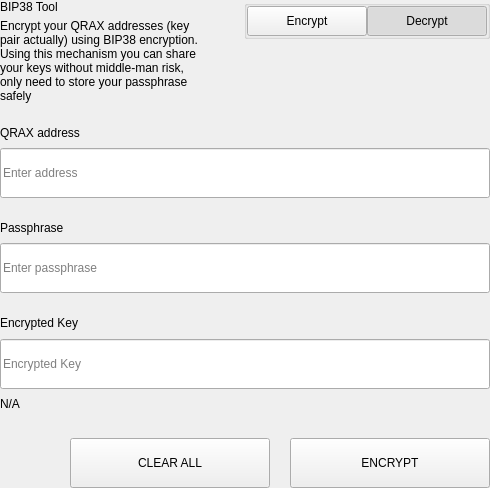
<?xml version="1.0" encoding="UTF-8"?>
<ui version="4.0">
 <class>SettingsBitToolWidget</class>
 <widget class="QWidget" name="SettingsBitToolWidget">
  <property name="geometry">
   <rect>
    <x>0</x>
    <y>0</y>
    <width>490</width>
    <height>488</height>
   </rect>
  </property>
  <property name="windowTitle">
   <string>Form</string>
  </property>
  <layout class="QVBoxLayout" name="verticalLayout">
   <property name="spacing">
    <number>0</number>
   </property>
   <property name="leftMargin">
    <number>0</number>
   </property>
   <property name="topMargin">
    <number>0</number>
   </property>
   <property name="rightMargin">
    <number>0</number>
   </property>
   <property name="bottomMargin">
    <number>0</number>
   </property>
   <item>
    <widget class="QWidget" name="left" native="true">
     <layout class="QVBoxLayout" name="verticalLayout_3">
      <property name="leftMargin">
       <number>0</number>
      </property>
      <property name="topMargin">
       <number>0</number>
      </property>
      <property name="rightMargin">
       <number>0</number>
      </property>
      <property name="bottomMargin">
       <number>0</number>
      </property>
      <item>
       <layout class="QVBoxLayout" name="verticalLayout_2">
        <property name="spacing">
         <number>0</number>
        </property>
        <item>
         <layout class="QHBoxLayout" name="horizontalLayout_3" stretch="3,1">
          <property name="spacing">
           <number>40</number>
          </property>
          <item>
           <layout class="QVBoxLayout" name="verticalLayoutTitle">
            <property name="spacing">
             <number>5</number>
            </property>
            <item>
             <widget class="QLabel" name="labelTitle">
              <property name="text">
               <string>BIP38 Tool</string>
              </property>
             </widget>
            </item>
            <item>
             <widget class="QLabel" name="labelSubtitle1">
              <property name="text">
               <string>Encrypt your QRAX addresses (key pair actually) using BIP38 encryption.
Using this mechanism you can share your keys without middle-man risk, only need to store your passphrase safely</string>
              </property>
              <property name="wordWrap">
               <bool>true</bool>
              </property>
             </widget>
            </item>
           </layout>
          </item>
          <item alignment="Qt::AlignTop">
           <widget class="QGroupBox" name="groupBox">
            <property name="title">
             <string/>
            </property>
            <property name="alignment">
             <set>Qt::AlignLeading|Qt::AlignLeft|Qt::AlignTop</set>
            </property>
            <layout class="QHBoxLayout" name="horizontalLayout_4">
             <property name="spacing">
              <number>0</number>
             </property>
             <property name="leftMargin">
              <number>0</number>
             </property>
             <property name="topMargin">
              <number>0</number>
             </property>
             <property name="rightMargin">
              <number>0</number>
             </property>
             <property name="bottomMargin">
              <number>0</number>
             </property>
             <item>
              <spacer name="horizontalSpacer">
               <property name="orientation">
                <enum>Qt::Horizontal</enum>
               </property>
               <property name="sizeHint" stdset="0">
                <size>
                 <width>40</width>
                 <height>20</height>
                </size>
               </property>
              </spacer>
             </item>
             <item>
              <widget class="QPushButton" name="pushLeft">
               <property name="minimumSize">
                <size>
                 <width>120</width>
                 <height>30</height>
                </size>
               </property>
               <property name="maximumSize">
                <size>
                 <width>120</width>
                 <height>30</height>
                </size>
               </property>
               <property name="focusPolicy">
                <enum>Qt::NoFocus</enum>
               </property>
               <property name="text">
                <string>Encrypt</string>
               </property>
               <property name="checkable">
                <bool>true</bool>
               </property>
               <property name="autoExclusive">
                <bool>true</bool>
               </property>
              </widget>
             </item>
             <item>
              <widget class="QPushButton" name="pushRight">
               <property name="minimumSize">
                <size>
                 <width>120</width>
                 <height>30</height>
                </size>
               </property>
               <property name="maximumSize">
                <size>
                 <width>120</width>
                 <height>30</height>
                </size>
               </property>
               <property name="focusPolicy">
                <enum>Qt::NoFocus</enum>
               </property>
               <property name="text">
                <string>Decrypt</string>
               </property>
               <property name="checkable">
                <bool>true</bool>
               </property>
               <property name="checked">
                <bool>true</bool>
               </property>
               <property name="autoExclusive">
                <bool>true</bool>
               </property>
              </widget>
             </item>
            </layout>
           </widget>
          </item>
         </layout>
        </item>
        <item>
         <widget class="QStackedWidget" name="stackedWidget">
          <property name="currentIndex">
           <number>1</number>
          </property>
          <widget class="QWidget" name="pageDecrypt">
           <layout class="QVBoxLayout" name="verticalLayout_5">
            <property name="spacing">
             <number>0</number>
            </property>
            <property name="leftMargin">
             <number>0</number>
            </property>
            <property name="topMargin">
             <number>0</number>
            </property>
            <property name="rightMargin">
             <number>0</number>
            </property>
            <property name="bottomMargin">
             <number>0</number>
            </property>
            <item>
             <widget class="QWidget" name="widget" native="true">
              <property name="minimumSize">
               <size>
                <width>0</width>
                <height>100</height>
               </size>
              </property>
              <layout class="QVBoxLayout" name="verticalLayout_4">
               <property name="spacing">
                <number>0</number>
               </property>
               <property name="leftMargin">
                <number>0</number>
               </property>
               <property name="topMargin">
                <number>0</number>
               </property>
               <property name="rightMargin">
                <number>0</number>
               </property>
               <property name="bottomMargin">
                <number>0</number>
               </property>
               <item>
                <spacer name="verticalSpacer_2">
                 <property name="orientation">
                  <enum>Qt::Vertical</enum>
                 </property>
                 <property name="sizeType">
                  <enum>QSizePolicy::Fixed</enum>
                 </property>
                 <property name="sizeHint" stdset="0">
                  <size>
                   <width>20</width>
                   <height>20</height>
                  </size>
                 </property>
                </spacer>
               </item>
               <item>
                <layout class="QHBoxLayout" name="horizontalLayout_6" stretch="2">
                 <property name="spacing">
                  <number>0</number>
                 </property>
                 <item>
                  <layout class="QVBoxLayout" name="verticalLayout_7">
                   <property name="spacing">
                    <number>9</number>
                   </property>
                   <item>
                    <widget class="QLabel" name="labelSubtitleKey">
                     <property name="minimumSize">
                      <size>
                       <width>0</width>
                       <height>20</height>
                      </size>
                     </property>
                     <property name="maximumSize">
                      <size>
                       <width>16777215</width>
                       <height>20</height>
                      </size>
                     </property>
                     <property name="text">
                      <string>Encrypted key</string>
                     </property>
                    </widget>
                   </item>
                   <item>
                    <widget class="QLineEdit" name="lineEditKey">
                     <property name="minimumSize">
                      <size>
                       <width>0</width>
                       <height>50</height>
                      </size>
                     </property>
                     <property name="maximumSize">
                      <size>
                       <width>16777215</width>
                       <height>50</height>
                      </size>
                     </property>
                     <property name="placeholderText">
                      <string>Enter a encrypted key</string>
                     </property>
                    </widget>
                   </item>
                  </layout>
                 </item>
                </layout>
               </item>
               <item>
                <spacer name="verticalSpacer_3">
                 <property name="orientation">
                  <enum>Qt::Vertical</enum>
                 </property>
                 <property name="sizeType">
                  <enum>QSizePolicy::Fixed</enum>
                 </property>
                 <property name="sizeHint" stdset="0">
                  <size>
                   <width>20</width>
                   <height>20</height>
                  </size>
                 </property>
                </spacer>
               </item>
               <item>
                <layout class="QVBoxLayout" name="verticalLayout_9">
                 <property name="spacing">
                  <number>9</number>
                 </property>
                 <item>
                  <widget class="QLabel" name="labelSubtitlePassphrase">
                   <property name="maximumSize">
                    <size>
                     <width>16777215</width>
                     <height>20</height>
                    </size>
                   </property>
                   <property name="text">
                    <string>Passphrase</string>
                   </property>
                  </widget>
                 </item>
                 <item>
                  <widget class="QLineEdit" name="lineEditPassphrase">
                   <property name="minimumSize">
                    <size>
                     <width>0</width>
                     <height>50</height>
                    </size>
                   </property>
                   <property name="maximumSize">
                    <size>
                     <width>16777215</width>
                     <height>50</height>
                    </size>
                   </property>
                   <property name="placeholderText">
                    <string>Enter a passphrase</string>
                   </property>
                  </widget>
                 </item>
                </layout>
               </item>
               <item>
                <spacer name="verticalSpacer_4">
                 <property name="orientation">
                  <enum>Qt::Vertical</enum>
                 </property>
                 <property name="sizeType">
                  <enum>QSizePolicy::Fixed</enum>
                 </property>
                 <property name="sizeHint" stdset="0">
                  <size>
                   <width>20</width>
                   <height>20</height>
                  </size>
                 </property>
                </spacer>
               </item>
               <item>
                <widget class="QWidget" name="widget_3" native="true">
                 <property name="sizePolicy">
                  <sizepolicy hsizetype="Preferred" vsizetype="Fixed">
                   <horstretch>0</horstretch>
                   <verstretch>0</verstretch>
                  </sizepolicy>
                 </property>
                 <layout class="QVBoxLayout" name="verticalLayout_10">
                  <property name="spacing">
                   <number>9</number>
                  </property>
                  <property name="leftMargin">
                   <number>0</number>
                  </property>
                  <property name="topMargin">
                   <number>0</number>
                  </property>
                  <property name="rightMargin">
                   <number>0</number>
                  </property>
                  <property name="bottomMargin">
                   <number>0</number>
                  </property>
                  <item>
                   <widget class="QLabel" name="labelSubtitleDecryptResult">
                    <property name="minimumSize">
                     <size>
                      <width>0</width>
                      <height>20</height>
                     </size>
                    </property>
                    <property name="maximumSize">
                     <size>
                      <width>16777215</width>
                      <height>20</height>
                     </size>
                    </property>
                    <property name="text">
                     <string>Decrypted address result</string>
                    </property>
                   </widget>
                  </item>
                  <item>
                   <widget class="QWidget" name="widget_4" native="true">
                    <layout class="QHBoxLayout" name="horizontalLayout" stretch="6,0,1">
                     <property name="spacing">
                      <number>0</number>
                     </property>
                     <property name="leftMargin">
                      <number>0</number>
                     </property>
                     <property name="topMargin">
                      <number>0</number>
                     </property>
                     <property name="rightMargin">
                      <number>0</number>
                     </property>
                     <property name="bottomMargin">
                      <number>0</number>
                     </property>
                     <item alignment="Qt::AlignVCenter">
                      <widget class="QLineEdit" name="lineEditDecryptResult">
                       <property name="minimumSize">
                        <size>
                         <width>0</width>
                         <height>50</height>
                        </size>
                       </property>
                       <property name="maximumSize">
                        <size>
                         <width>16777215</width>
                         <height>50</height>
                        </size>
                       </property>
                       <property name="placeholderText">
                        <string>Decrypted Address</string>
                       </property>
                      </widget>
                     </item>
                     <item>
                      <spacer name="horizontalSpacer_4">
                       <property name="orientation">
                        <enum>Qt::Horizontal</enum>
                       </property>
                       <property name="sizeType">
                        <enum>QSizePolicy::Fixed</enum>
                       </property>
                       <property name="sizeHint" stdset="0">
                        <size>
                         <width>20</width>
                         <height>50</height>
                        </size>
                       </property>
                      </spacer>
                     </item>
                     <item>
                      <widget class="QPushButton" name="pushButtonImport">
                       <property name="minimumSize">
                        <size>
                         <width>140</width>
                         <height>40</height>
                        </size>
                       </property>
                       <property name="text">
                        <string>Import Address</string>
                       </property>
                      </widget>
                     </item>
                    </layout>
                   </widget>
                  </item>
                 </layout>
                </widget>
               </item>
               <item>
                <widget class="QLabel" name="statusLabel_DEC">
                 <property name="maximumSize">
                  <size>
                   <width>16777215</width>
                   <height>40</height>
                  </size>
                 </property>
                 <property name="text">
                  <string/>
                 </property>
                </widget>
               </item>
               <item>
                <spacer name="verticalSpacer">
                 <property name="orientation">
                  <enum>Qt::Vertical</enum>
                 </property>
                 <property name="sizeType">
                  <enum>QSizePolicy::Preferred</enum>
                 </property>
                 <property name="sizeHint" stdset="0">
                  <size>
                   <width>20</width>
                   <height>20</height>
                  </size>
                 </property>
                </spacer>
               </item>
               <item>
                <layout class="QHBoxLayout" name="horizontalLayout_7">
                 <property name="spacing">
                  <number>0</number>
                 </property>
                 <item>
                  <spacer name="horizontalSpacer_5">
                   <property name="orientation">
                    <enum>Qt::Horizontal</enum>
                   </property>
                   <property name="sizeType">
                    <enum>QSizePolicy::Expanding</enum>
                   </property>
                   <property name="sizeHint" stdset="0">
                    <size>
                     <width>40</width>
                     <height>20</height>
                    </size>
                   </property>
                  </spacer>
                 </item>
                 <item>
                  <widget class="QPushButton" name="pushButtonDecryptClear">
                   <property name="minimumSize">
                    <size>
                     <width>200</width>
                     <height>50</height>
                    </size>
                   </property>
                   <property name="maximumSize">
                    <size>
                     <width>200</width>
                     <height>50</height>
                    </size>
                   </property>
                   <property name="text">
                    <string>CLEAR</string>
                   </property>
                  </widget>
                 </item>
                 <item>
                  <spacer name="horizontalSpacer_3">
                   <property name="orientation">
                    <enum>Qt::Horizontal</enum>
                   </property>
                   <property name="sizeType">
                    <enum>QSizePolicy::Fixed</enum>
                   </property>
                   <property name="sizeHint" stdset="0">
                    <size>
                     <width>20</width>
                     <height>20</height>
                    </size>
                   </property>
                  </spacer>
                 </item>
                 <item>
                  <widget class="QPushButton" name="pushButtonDecrypt">
                   <property name="minimumSize">
                    <size>
                     <width>200</width>
                     <height>50</height>
                    </size>
                   </property>
                   <property name="maximumSize">
                    <size>
                     <width>200</width>
                     <height>50</height>
                    </size>
                   </property>
                   <property name="text">
                    <string>DECRYPT KEY</string>
                   </property>
                  </widget>
                 </item>
                </layout>
               </item>
              </layout>
             </widget>
            </item>
           </layout>
          </widget>
          <widget class="QWidget" name="pageEncrypt">
           <layout class="QVBoxLayout" name="verticalLayout_11">
            <property name="spacing">
             <number>0</number>
            </property>
            <property name="leftMargin">
             <number>0</number>
            </property>
            <property name="topMargin">
             <number>0</number>
            </property>
            <property name="rightMargin">
             <number>0</number>
            </property>
            <property name="bottomMargin">
             <number>0</number>
            </property>
            <item>
             <spacer name="verticalSpacer_8">
              <property name="orientation">
               <enum>Qt::Vertical</enum>
              </property>
              <property name="sizeType">
               <enum>QSizePolicy::Fixed</enum>
              </property>
              <property name="sizeHint" stdset="0">
               <size>
                <width>20</width>
                <height>20</height>
               </size>
              </property>
             </spacer>
            </item>
            <item>
             <widget class="QWidget" name="containerAddressEnc" native="true">
              <layout class="QVBoxLayout" name="containerAddressEncLayout">
               <property name="spacing">
                <number>5</number>
               </property>
               <property name="leftMargin">
                <number>0</number>
               </property>
               <property name="topMargin">
                <number>0</number>
               </property>
               <property name="rightMargin">
                <number>0</number>
               </property>
               <property name="bottomMargin">
                <number>0</number>
               </property>
               <item>
                <widget class="QLabel" name="labelSubtitleAddress">
                 <property name="minimumSize">
                  <size>
                   <width>0</width>
                   <height>20</height>
                  </size>
                 </property>
                 <property name="maximumSize">
                  <size>
                   <width>16777215</width>
                   <height>20</height>
                  </size>
                 </property>
                 <property name="text">
                  <string>QRAX address</string>
                 </property>
                </widget>
               </item>
               <item>
                <widget class="QLineEdit" name="addressIn_ENC">
                 <property name="minimumSize">
                  <size>
                   <width>0</width>
                   <height>50</height>
                  </size>
                 </property>
                 <property name="placeholderText">
                  <string>Enter address</string>
                 </property>
                </widget>
               </item>
              </layout>
             </widget>
            </item>
            <item>
             <spacer name="verticalSpacer_6">
              <property name="orientation">
               <enum>Qt::Vertical</enum>
              </property>
              <property name="sizeType">
               <enum>QSizePolicy::Fixed</enum>
              </property>
              <property name="sizeHint" stdset="0">
               <size>
                <width>20</width>
                <height>20</height>
               </size>
              </property>
             </spacer>
            </item>
            <item>
             <widget class="QWidget" name="containerAddress" native="true">
              <layout class="QHBoxLayout" name="horizontalLayout_9" stretch="2">
               <property name="spacing">
                <number>0</number>
               </property>
               <property name="leftMargin">
                <number>0</number>
               </property>
               <property name="topMargin">
                <number>0</number>
               </property>
               <property name="rightMargin">
                <number>0</number>
               </property>
               <property name="bottomMargin">
                <number>0</number>
               </property>
               <item>
                <layout class="QVBoxLayout" name="verticalLayout_8">
                 <property name="spacing">
                  <number>5</number>
                 </property>
                 <item>
                  <widget class="QLabel" name="labelSubtitleMessage">
                   <property name="minimumSize">
                    <size>
                     <width>0</width>
                     <height>20</height>
                    </size>
                   </property>
                   <property name="maximumSize">
                    <size>
                     <width>16777215</width>
                     <height>20</height>
                    </size>
                   </property>
                   <property name="text">
                    <string>Passphrase</string>
                   </property>
                  </widget>
                 </item>
                 <item>
                  <widget class="QLineEdit" name="passphraseIn_ENC">
                   <property name="minimumSize">
                    <size>
                     <width>0</width>
                     <height>50</height>
                    </size>
                   </property>
                   <property name="maximumSize">
                    <size>
                     <width>16777215</width>
                     <height>50</height>
                    </size>
                   </property>
                   <property name="placeholderText">
                    <string>Enter passphrase</string>
                   </property>
                  </widget>
                 </item>
                </layout>
               </item>
              </layout>
             </widget>
            </item>
            <item>
             <spacer name="verticalSpacer_7">
              <property name="orientation">
               <enum>Qt::Vertical</enum>
              </property>
              <property name="sizeType">
               <enum>QSizePolicy::Fixed</enum>
              </property>
              <property name="sizeHint" stdset="0">
               <size>
                <width>20</width>
                <height>20</height>
               </size>
              </property>
             </spacer>
            </item>
            <item>
             <widget class="QWidget" name="widget_2" native="true">
              <property name="minimumSize">
               <size>
                <width>0</width>
                <height>75</height>
               </size>
              </property>
              <property name="maximumSize">
               <size>
                <width>16777215</width>
                <height>16777215</height>
               </size>
              </property>
              <layout class="QVBoxLayout" name="verticalLayout_6">
               <property name="leftMargin">
                <number>0</number>
               </property>
               <property name="topMargin">
                <number>0</number>
               </property>
               <property name="rightMargin">
                <number>0</number>
               </property>
               <property name="bottomMargin">
                <number>0</number>
               </property>
               <item>
                <widget class="QLabel" name="labelSubtitleEncryptedKey">
                 <property name="minimumSize">
                  <size>
                   <width>0</width>
                   <height>20</height>
                  </size>
                 </property>
                 <property name="maximumSize">
                  <size>
                   <width>16777215</width>
                   <height>20</height>
                  </size>
                 </property>
                 <property name="text">
                  <string>Encrypted Key</string>
                 </property>
                </widget>
               </item>
               <item>
                <widget class="QLineEdit" name="encryptedKeyOut_ENC">
                 <property name="minimumSize">
                  <size>
                   <width>0</width>
                   <height>50</height>
                  </size>
                 </property>
                 <property name="placeholderText">
                  <string>Encrypted Key</string>
                 </property>
                </widget>
               </item>
              </layout>
             </widget>
            </item>
            <item>
             <widget class="QLabel" name="statusLabel_ENC">
              <property name="text">
               <string notr="true">N/A</string>
              </property>
             </widget>
            </item>
            <item>
             <spacer name="verticalSpacer_5">
              <property name="orientation">
               <enum>Qt::Vertical</enum>
              </property>
              <property name="sizeType">
               <enum>QSizePolicy::Fixed</enum>
              </property>
              <property name="sizeHint" stdset="0">
               <size>
                <width>20</width>
                <height>20</height>
               </size>
              </property>
             </spacer>
            </item>
            <item>
             <layout class="QHBoxLayout" name="horizontalLayout_8">
              <property name="spacing">
               <number>0</number>
              </property>
              <item>
               <spacer name="horizontalSpacer_6">
                <property name="orientation">
                 <enum>Qt::Horizontal</enum>
                </property>
                <property name="sizeType">
                 <enum>QSizePolicy::Expanding</enum>
                </property>
                <property name="sizeHint" stdset="0">
                 <size>
                  <width>40</width>
                  <height>20</height>
                 </size>
                </property>
               </spacer>
              </item>
              <item>
               <widget class="QPushButton" name="pushButtonClear">
                <property name="minimumSize">
                 <size>
                  <width>200</width>
                  <height>50</height>
                 </size>
                </property>
                <property name="focusPolicy">
                 <enum>Qt::NoFocus</enum>
                </property>
                <property name="text">
                 <string>CLEAR ALL</string>
                </property>
               </widget>
              </item>
              <item>
               <spacer name="horizontalSpacer_2">
                <property name="orientation">
                 <enum>Qt::Horizontal</enum>
                </property>
                <property name="sizeType">
                 <enum>QSizePolicy::Fixed</enum>
                </property>
                <property name="sizeHint" stdset="0">
                 <size>
                  <width>20</width>
                  <height>20</height>
                 </size>
                </property>
               </spacer>
              </item>
              <item>
               <widget class="QPushButton" name="pushButtonEncrypt">
                <property name="minimumSize">
                 <size>
                  <width>200</width>
                  <height>50</height>
                 </size>
                </property>
                <property name="maximumSize">
                 <size>
                  <width>200</width>
                  <height>50</height>
                 </size>
                </property>
                <property name="focusPolicy">
                 <enum>Qt::NoFocus</enum>
                </property>
                <property name="text">
                 <string>ENCRYPT</string>
                </property>
               </widget>
              </item>
             </layout>
            </item>
           </layout>
          </widget>
         </widget>
        </item>
       </layout>
      </item>
     </layout>
    </widget>
   </item>
  </layout>
 </widget>
 <resources/>
 <connections/>
</ui>
